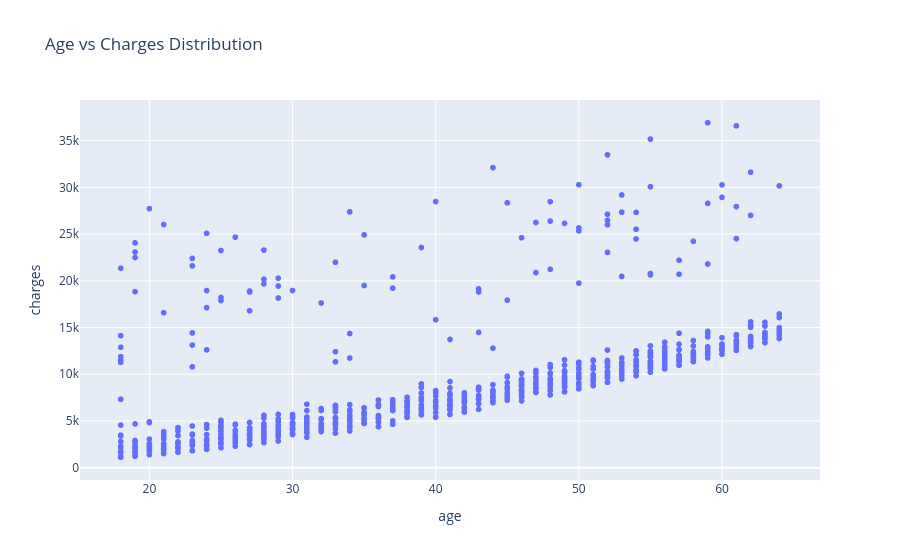

The code cell stored with this chart in its notebook:
### Code cell
fig = px.scatter(non_somker_df, x = "age", y = "charges", title= "Age vs Charges Distribution")
fig.show()

### Figure 1 — Plotly figure (JSON) as saved in the notebook; plotly's stock layout.template omitted (floating-point values rounded to 4 significant figures; data arrays with more than 128 entries replaced by an {"elided": "..."} marker saying what was removed)
{"data": [{"hovertemplate": "age=%{x}<br>charges=%{y}<extra></extra>", "legendgroup": "", "marker": {"color": "#636efa", "symbol": "circle"}, "mode": "markers", "name": "", "showlegend": false, "type": "scattergl", "x": {"elided": "1064 int values"}, "xaxis": "x", "y": {"elided": "1064 float values"}, "yaxis": "y"}], "layout": {"legend": {"tracegroupgap": 0}, "title": {"text": "Age vs Charges Distribution"}, "xaxis": {"anchor": "y", "domain": [0, 1], "title": {"text": "age"}}, "yaxis": {"anchor": "x", "domain": [0, 1], "title": {"text": "charges"}}}}
